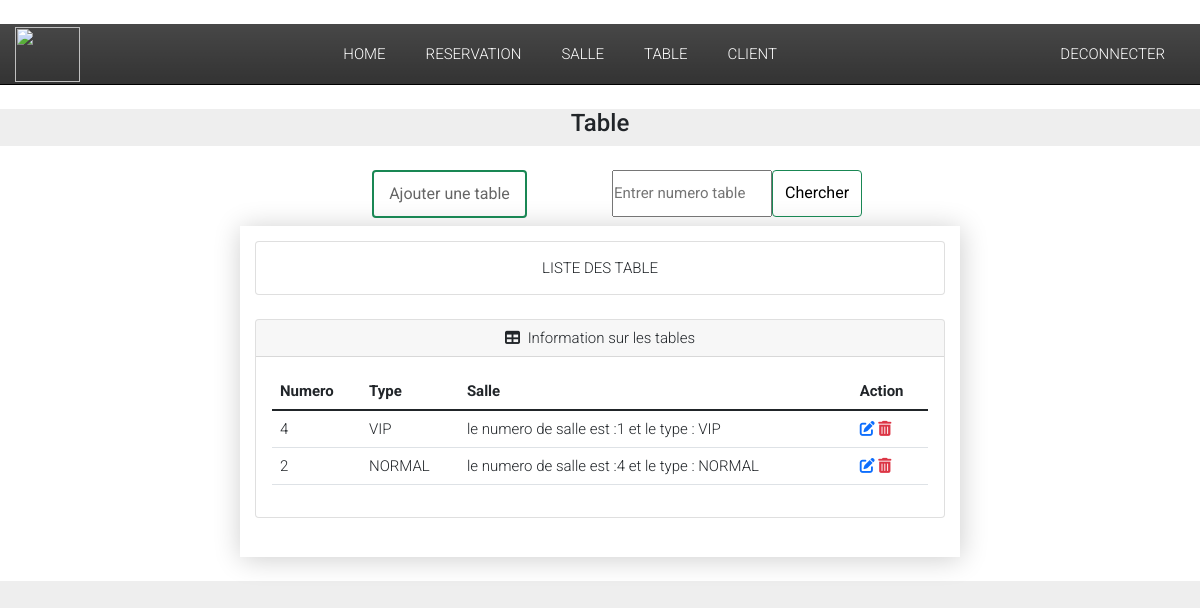
Before: /table/ (signed in) with the older database file.
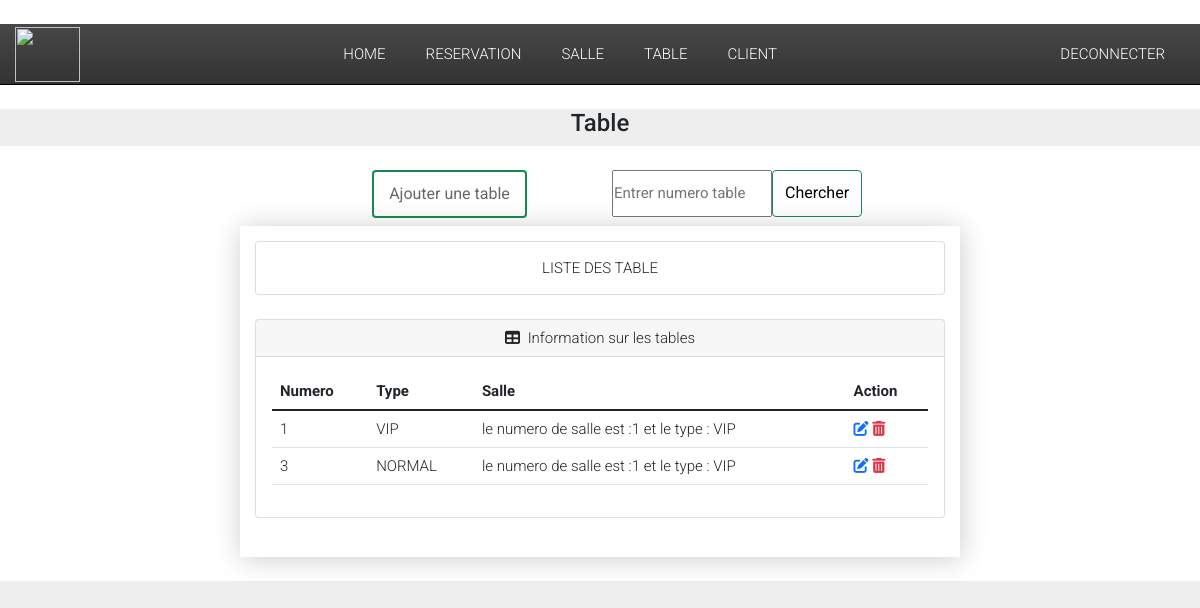
After: the same page with the newer database file.
### Reservation/models.py (models this page shows, shortened)
class Table(models.Model):
    TABLE_TYPE = (
        ('VIP', 'vip'),
        ('NORMAL', 'Normal')
    )
    numero = models.IntegerField()
    type = models.CharField(max_length=50, choices=TABLE_TYPE)
    salle = models.ForeignKey(Salle, null=True, on_delete=models.CASCADE)
    disponiblité = models.BooleanField(default=True)

class Salle(models.Model):
    SALLE_TYPE = (
        ('VIP', 'vip'),
        ('NORMAL', 'Normal')
    )
    numero = models.IntegerField()
    type = models.CharField(max_length=50, choices=SALLE_TYPE)
    def __str__(self):
      return f"le numero de salle est :{self.numero}  et le type : {self.type}"

### Reservation/views.py (the view)
# urls.py: path('table/',views.table, name="table"),
def table(request):
    if not request.user.is_authenticated:
        return redirect('login')
    else:
        table = Table.objects.all()
        res_table = Reservation_table.objects.all()
        for k in  res_table:
            l = k.table.id
            print(l)
        context = {'table':table,
                }
        return render(request, 'Reservation/Table.html',context)

### Reservation/templates/Reservation/Table.html (shortened to what this page needs)
{% extends 'Reservation/main.html' %}
{% block content%}
{% load static %}
<!DOCTYPE html>
<html lang="en">
  <head>
	<link rel="stylesheet" href="{% static 'table/css/demo.css' %}">
  </head>
  <body>
<h4><center>  Table  </center></h4>
 <main><center>
  <div class="row" >
    <div class="col-sm">
    </div>
    <div class="col-sm">
    <center>
    <h6 class=""><a class="btn btn-outline-success text-green border-success solid green mt-auto align-self-start" href="{% url 'ajout_table' %}">Ajouter une table</a></h6>
    </center>
  </div>
  <div class="col-sm">
    <center>
      <form class="d-flex ml-3" method="POST" action="{% url 'rechercher_table'%}" >
          <input style="width: 160px; height:47px; border-color: green text-black border-11px solid" placeholder="Entrer numero table"  type="number" aria-label="search"id="numero" name="numero" required>
          <button class= "btn btn-outline-success text-black border-4px solid green background-color-green" type="submit"> Chercher </button>
        </form> </center>
  </div>
  <div class="col-sm"> </div>
</div>
<section class="container cd-table-container">
  <div class="card mb-4">
    <div class="card-body">
        LISTE DES TABLE
    </div>
</div>
  <div class="card mb-4">
    <div class="card-header">
        <i class="fas fa-table me-1"></i>
        Information sur les tables
    </div>
    <div class="card-body">
        <table  class="table table-hover">
    <thead>
      <tr>
        <th>Numero</th>
        <th>Type</th>
        <th>Salle</th>
        <th>Action</th>
      </tr>
    </thead>
    <tbody>
      {% for items in table %}
      <tr>
        <td>{{items.numero}}</td>
        <td>{{items.type}}</td>
        <td>{{items.salle}}</td>
        <td><a  href="/modifier_table/{{items.id}}/" > <i class="fas fa-edit"></i></a>
          <a class="text-danger" href="/supprimer_table/{{items.id}}/" ><i class="fas fa-trash-alt"></i></a>  </td>
        </tr>
        {% endfor %}
    </tbody>
  </table>
</section>
 </main>
  </body>
</html>
{% endblock %}

Changed rows visible on the page:
removed Table: numero "4", type "VIP", salle "le numero de salle est :1 et le type : VIP"
removed Table: numero "2", type "NORMAL", salle "le numero de salle est :4 et le type : NORMAL"
added Table: numero "1", type "VIP", salle "le numero de salle est :1 et le type : VIP"
added Table: numero "3", type "NORMAL", salle "le numero de salle est :1 et le type : VIP"
